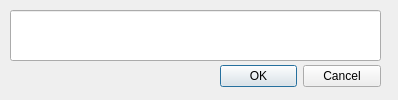
<?xml version="1.0" encoding="UTF-8"?>
<ui version="4.0">
 <class>Dialog</class>
 <widget class="QDialog" name="Dialog">
  <property name="geometry">
   <rect>
    <x>0</x>
    <y>0</y>
    <width>398</width>
    <height>100</height>
   </rect>
  </property>
  <property name="windowTitle">
   <string>学习计划</string>
  </property>
  <widget class="QDialogButtonBox" name="buttonBox">
   <property name="geometry">
    <rect>
     <x>220</x>
     <y>60</y>
     <width>161</width>
     <height>32</height>
    </rect>
   </property>
   <property name="orientation">
    <enum>Qt::Horizontal</enum>
   </property>
   <property name="standardButtons">
    <set>QDialogButtonBox::Cancel|QDialogButtonBox::Ok</set>
   </property>
  </widget>
  <widget class="QLineEdit" name="lineEdit">
   <property name="geometry">
    <rect>
     <x>10</x>
     <y>10</y>
     <width>371</width>
     <height>51</height>
    </rect>
   </property>
  </widget>
 </widget>
 <resources/>
 <connections>
  <connection>
   <sender>buttonBox</sender>
   <signal>accepted()</signal>
   <receiver>Dialog</receiver>
   <slot>accept()</slot>
   <hints>
    <hint type="sourcelabel">
     <x>248</x>
     <y>254</y>
    </hint>
    <hint type="destinationlabel">
     <x>157</x>
     <y>274</y>
    </hint>
   </hints>
  </connection>
  <connection>
   <sender>buttonBox</sender>
   <signal>rejected()</signal>
   <receiver>Dialog</receiver>
   <slot>reject()</slot>
   <hints>
    <hint type="sourcelabel">
     <x>316</x>
     <y>260</y>
    </hint>
    <hint type="destinationlabel">
     <x>286</x>
     <y>274</y>
    </hint>
   </hints>
  </connection>
 </connections>
</ui>
